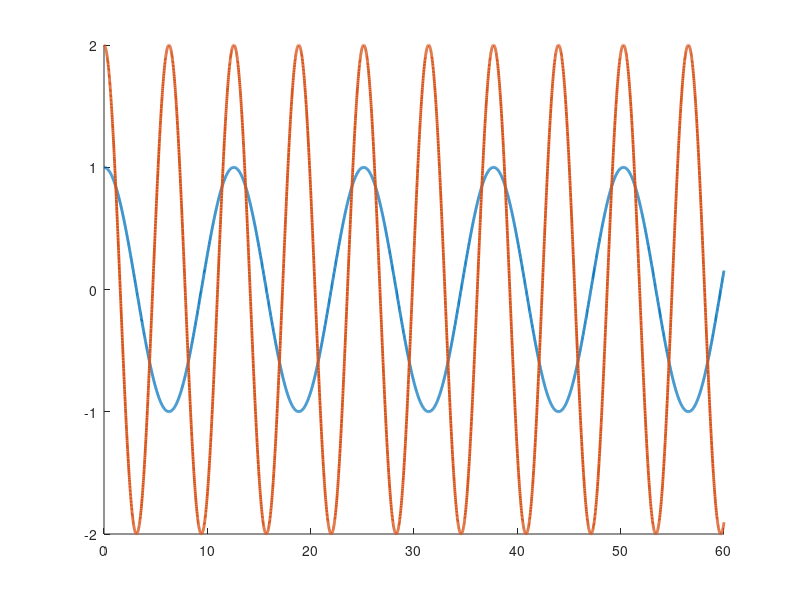

The MATLAB source for this figure: (Note: this script raises an error after producing the figure.)
function torquefiltermethod
close all
% Set up parameters for sim
hold on

p1       = 3.473;
p2       = 0.196;
p3       = 0.242;
f1       = 5.3;
f2       = 1.1;

% Stacked parameter vector
theta    = [p1;p2;p3;f1;f2];

% Simulation final time
tf   = 60;

% Initial condition vector (X0 must be same size and "form" as X and XDot below)
% (i.e., in this sim, X0 = [e0;r0;thetahat0])
X0   = [4;10;3;2;1;1;1;1;1];

% define uf initial value
uf   = [2;2];



Ydf =  [1;1;1;1;1;1;1;1;1;1];
X0   = [X0;uf;Ydf];


% Options for integration function
opts = odeset('RelTol',1e-3,'AbsTol',1e-3);

% Integrate (you can send the paramters theta to the dynamics as seen below)
[t,STATES] = ode45(@(t,X) compositedynamics(t,X,theta),[0 tf],X0,opts);

% Set up desired trajectory data for plots (enter desired trajectory for your simulation)
qd = [cos(0.5*t) 2*cos(t)]';

% Parse integrated states (STATES is the same "form" as X0)
% (i.e., in this sim, STATES = [e r thetahat] over all time);
e  = STATES(:,1:2)';
r  = STATES(:,3:4)';
thetaHat = STATES(:,5:9)';


% Compute x from e and xd for plotting purposes
q  = e + qd;


% Plot the actual vs desired trajectories
figure(1)
plot(t,qd,'-','LineWidth',2)
hold on
ax = gca;
ax.ColorOrderIndex = 1;
plot(t,q,':','LineWidth',2)
hold off

% Plot the filtered tracking error
figure(2)
plot(t,e,'-','LineWidth',2)


% Plot the adaptive estimates vs actual parameters
figure(3)
plot(t,repmat(theta,1,length(t)),':','LineWidth',2)
hold on
ax = gca;
ax.ColorOrderIndex = 1;
plot(t,thetaHat,'-','LineWidth',2)
hold off

figure(4)
plot(t,thetaHat-repmat(theta,1,length(t)),'-','LineWidth',2)

index = 0;
global tau;
tau = [];
for i = t'
    index = index+1;
    qd       = [cos(0.5*i);2*cos(i)];
    qdDot    = [-0.5*sin(0.5*i); -2*sin(i)];   %Enter the expression
    qdDotDot = [-0.25*cos(0.5*i); -2*cos(i)];  %Enter the expression 
    cd2       = cos(qd(2));
    sd2       = sin(qd(2));
    yd11      = qdDotDot(1); %Enter the expression
    yd12      = qdDotDot(2); %Enter the expression
    yd13      = 2*cd2*qdDotDot(1)+cd2*qdDotDot(2)-sd2*qdDot(2)*qdDot(1)-sd2*(qdDot(1)+qdDot(2))*qdDot(2); %Enter the expression
    yd14      = qdDot(1); %Enter the expression
    yd15      = 0; %Enter the expression
    yd21      = 0; %Enter the expression
    yd22      = qdDotDot(1)+qdDotDot(2); %Enter the expression
    yd23      = cd2*qdDotDot(1)+sd2*qdDot(1)*qdDot(1); %Enter the expression
    yd24      = 0; %Enter the expression
    yd25      = qdDot(2); %Enter the expression
    Yd       = [yd11 yd12 yd13 yd14 yd15;yd21 yd22 yd23 yd24 yd25];
    K        = 5;
    u        = -K*r(:,index) - e(:,index) + Yd*thetaHat(:,index);
    tau = horzcat(tau,u);
end

tausize = size(tau)
length_ = 1:tausize(2);
figure(5)
plot(length_,tau,'-','LineWidth',2)




function [XDot] = compositedynamics(t,X,theta)

% Parse parameter vector
p1 = theta(1);
p2 = theta(2);
p3 = theta(3);
f1 = theta(4);
f2 = theta(5);

% Select gains for controller
K        = 10; % Enter a number
a        = 1; % Enter a number
Beta     = 1;  % Torque filter gain, define it by yourself
gamma = [30 0 0 0 0; ...
    0 1 0 0 0; ...
    0 0 1 0 0; ...
    0 0 0 5 0; ...
    0 0 0 0 1];    


% Desired trajectory and needed derivatives
qd       = [cos(0.5*t);2*cos(t)];
qdDot    = [-0.5*sin(0.5*t); -2*sin(t)];   %Enter the expression
qdDotDot = [-0.25*cos(0.5*t); -2*cos(t)];  %Enter the expression 

% Parse current states (X is the same size and "form" as X0)
% (i.e., in this sim, X = [e;r;thetahat])
e        = [X(1);X(2)];
r        = [X(3);X(4)];
thetaHat = [X(5);X(6);X(7);X(8);X(9)];
uf       = [X(10);X(11)];
Ydf      = [X(12),X(13),X(14),X(15),X(16);X(17),X(18),X(19),X(20),X(21)];



% Compute current x and xDot for convenience
q        = e + qd;
qDot     = r - a*e + qdDot;

% Compute cos(x2) and sin(x2) for convenience
c2       = cos(q(2));
s2       = sin(q(2));

% Compute current matrices for the dynamics
M        = [p1 + 2*p3*c2 p2 + p3*c2;p2 + p3*c2 p2];
Vm       = [-p3*s2*qDot(2) -p3*s2*(qDot(1) + qDot(2));p3*s2*qDot(1) 0];
fd       = [f1 0;0 f2];

% Compute current regression matrix
cd2       = cos(qd(2));
sd2       = sin(qd(2));
yd11      = qdDotDot(1); %Enter the expression
yd12      = qdDotDot(2); %Enter the expression
yd13      = 2*cd2*qdDotDot(1)+cd2*qdDotDot(2)-sd2*qdDot(2)*qdDot(1)-sd2*(qdDot(1)+qdDot(2))*qdDot(2); %Enter the expression
yd14      = qdDot(1); %Enter the expression
yd15      = 0; %Enter the expression
yd21      = 0; %Enter the expression
yd22      = qdDotDot(1)+qdDotDot(2); %Enter the expression
yd23      = cd2*qdDotDot(1)+sd2*qdDot(1)*qdDot(1); %Enter the expression
yd24      = 0; %Enter the expression
yd25      = qdDot(2); %Enter the expression
Yd       = [yd11 yd12 yd13 yd14 yd15;yd21 yd22 yd23 yd24 yd25];

% Design controller
Taud     = [0.5*cos(0.5*t); sin(t)];

% u        = -K*r + M*qdDotDot + Vm*qDot + fd*qDot; %Enter the expression
% u        = -K*r - e
u        = -K*r + Yd*thetaHat;
eDot        = r - a*e;
rDot        = a*eDot + M\(-Vm*qDot-fd*qDot+u-Taud) - qdDotDot; %Enter the expression

miu = uf - Ydf*thetaHat;
thetaHatDot = -gamma*Yd.'*r + gamma*Ydf.'*miu; %Enter the expression
uf_dot      =  Beta*u - Beta*uf;
Ydf_dot = Beta*Yd -Beta*Ydf;
Ydf_dot = reshape(Ydf_dot',[10,1]);
% Stacked dynamics vector (XDot is the same size and "form" as X)
XDot        = [eDot;rDot;thetaHatDot;uf_dot;Ydf_dot];
